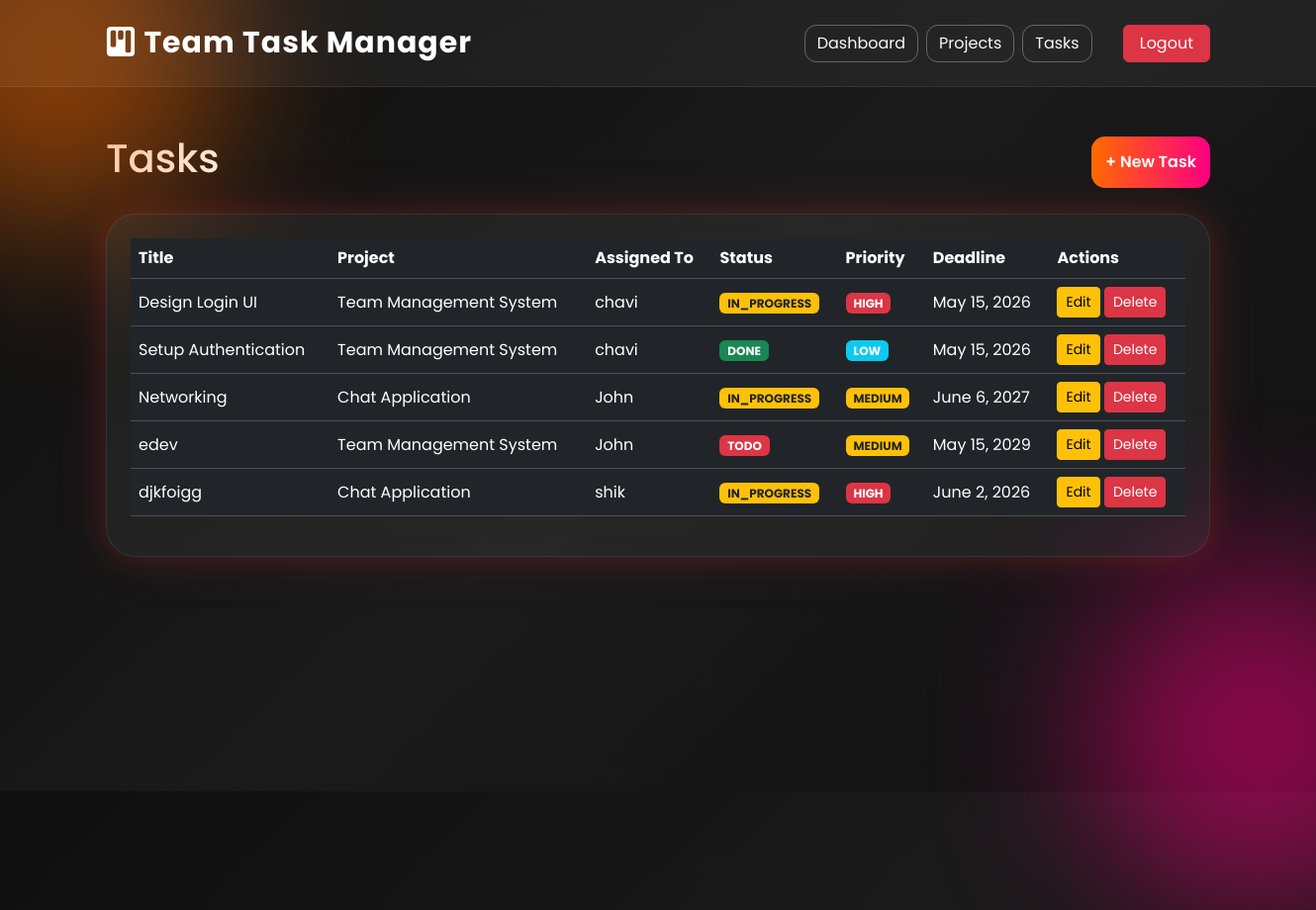
Screenshot of /tasks/ (signed in) with the database file from the repository.
### tasks/models.py (models this page shows, shortened)
class Task(models.Model):
    STATUS_CHOICES = (
        ('TODO', 'Todo'),
        ('IN_PROGRESS', 'In Progress'),
        ('DONE', 'Done'),
    )
    PRIORITY_CHOICES = (
        ('LOW', 'Low'),
        ('MEDIUM', 'Medium'),
        ('HIGH', 'High'),
    )
    title = models.CharField(max_length=200)
    description = models.TextField()
    project = models.ForeignKey(
        Project,
        on_delete=models.CASCADE,
        related_name='tasks'
    )
    assigned_to = models.ForeignKey(
        settings.AUTH_USER_MODEL,
        on_delete=models.CASCADE,
        related_name='tasks'
    )
    deadline = models.DateField()
    status = models.CharField(
        max_length=20,
        choices=STATUS_CHOICES,
        default='TODO'
    )
    priority = models.CharField(
        max_length=20,
        choices=PRIORITY_CHOICES,
        default='MEDIUM'
    )
    created_at = models.DateTimeField(auto_now_add=True)

### projects/models.py (models this page shows)
class Project(models.Model):
    name = models.CharField(max_length=200)
    description = models.TextField()
    created_by = models.ForeignKey(
        settings.AUTH_USER_MODEL,
        on_delete=models.CASCADE,
        related_name='created_projects'
    )
    members = models.ManyToManyField(
        settings.AUTH_USER_MODEL,
        related_name='projects'
    )
    created_at = models.DateTimeField(auto_now_add=True)
    def __str__(self):
        return self.name

### users/models.py (models this page shows)
class User(AbstractUser):
    ROLE_CHOICES = (
        ('ADMIN', 'Admin'),
        ('MEMBER', 'Member'),
    )
    role = models.CharField(
        max_length=10,
        choices=ROLE_CHOICES,
        default='MEMBER'
    )
    def __str__(self):
        return self.username

### tasks/views.py (the view)
# urls.py: path('tasks/', task_list, name='task_list'),
@login_required
def task_list(request):
    tasks = Task.objects.all()
    return render(
        request,
        'tasks/task_list.html',
        {'tasks': tasks}
    )

### templates/tasks/task_list.html
{% extends 'base.html' %}
{% block content %}
<div class="d-flex justify-content-between align-items-center mb-4">
    <h1 class="text-white">
        Tasks
    </h1>
{% if request.user.role == 'ADMIN' %}
<a href="/tasks/create/"
class="btn btn-modern">
    + New Task
</a>
{% endif %}
</div>
<div class="glass-card p-4">
    <table class="table table-dark table-hover align-middle">
        <thead>
            <tr>
                <th>Title</th>
                <th>Project</th>
                <th>Assigned To</th>
                <th>Status</th>
                <th>Priority</th>
                <th>Deadline</th>
                <th>Actions</th>
            </tr>
        </thead>
        <tbody>
            {% for task in tasks %}
            <tr>
                <td>{{ task.title }}</td>
                <td>{{ task.project }}</td>
                <td>{{ task.assigned_to }}</td>
                <td>
    {% if task.status == 'DONE' %}
        <span class="badge bg-success">
            {{ task.status }}
        </span>
    {% elif task.status == 'IN_PROGRESS' %}
        <span class="badge bg-warning text-dark">
            {{ task.status }}
        </span>
    {% else %}
        <span class="badge bg-danger">
            {{ task.status }}
        </span>
    {% endif %}
</td>
<td>
    {% if task.priority == 'HIGH' %}
        <span class="badge bg-danger">
            {{ task.priority }}
        </span>
    {% elif task.priority == 'MEDIUM' %}
        <span class="badge bg-warning text-dark">
            {{ task.priority }}
        </span>
    {% else %}
        <span class="badge bg-info">
            {{ task.priority }}
        </span>
    {% endif %}
</td>
                <td>{{ task.deadline }}</td>
                <td>
    <a href="/tasks/edit/{{ task.id }}/"
    class="btn btn-sm btn-warning">
        Edit
    </a>
    <a href="/tasks/delete/{{ task.id }}/"
    class="btn btn-sm btn-danger">
        Delete
    </a>
</td>
            </tr>
            {% endfor %}
        </tbody>
    </table>
</div>
{% endblock %}

### templates/base.html (style rules this page uses)
* { margin:0; padding:0; box-sizing:border-box; }
body { font-family:'Poppins',sans-serif; min-height:100vh; overflow-x:hidden; background: linear-gradient( 135deg, #0f0f0f, #1a1a1a, #111111); position:relative; }
.glass-card { background:rgba(255,255,255,0.06); border:1px solid rgba(255,255,255,0.08); backdrop-filter:blur(18px); border-radius:30px; box-shadow: 0 0 30px rgba(255,107,0,0.15), 0 0 60px rgba(255,0,128,0.12); color:white; transition:0.4s; }
.btn-modern { background:linear-gradient( to right, #ff6b00, #ff0080); border:none; border-radius:14px; padding:14px; font-weight:600; font-size:16px; transition:0.3s; color:white; }

### rows the page displays
Task: title "Design Login UI", project "Team Management System", assigned_to "chavi", status "IN_PROGRESS", priority "HIGH", deadline "May 15, 2026"
Task: title "Setup Authentication", project "Team Management System", assigned_to "chavi", status "DONE", priority "LOW", deadline "May 15, 2026"
Task: title "Networking", project "Chat Application", assigned_to "John", status "IN_PROGRESS", priority "MEDIUM", deadline "June 6, 2027"
Task: title "edev", project "Team Management System", assigned_to "John", status "TODO", priority "MEDIUM", deadline "May 15, 2029"
Task: title "djkfoigg", project "Chat Application", assigned_to "shik", status "IN_PROGRESS", priority "HIGH", deadline "June 2, 2026"
